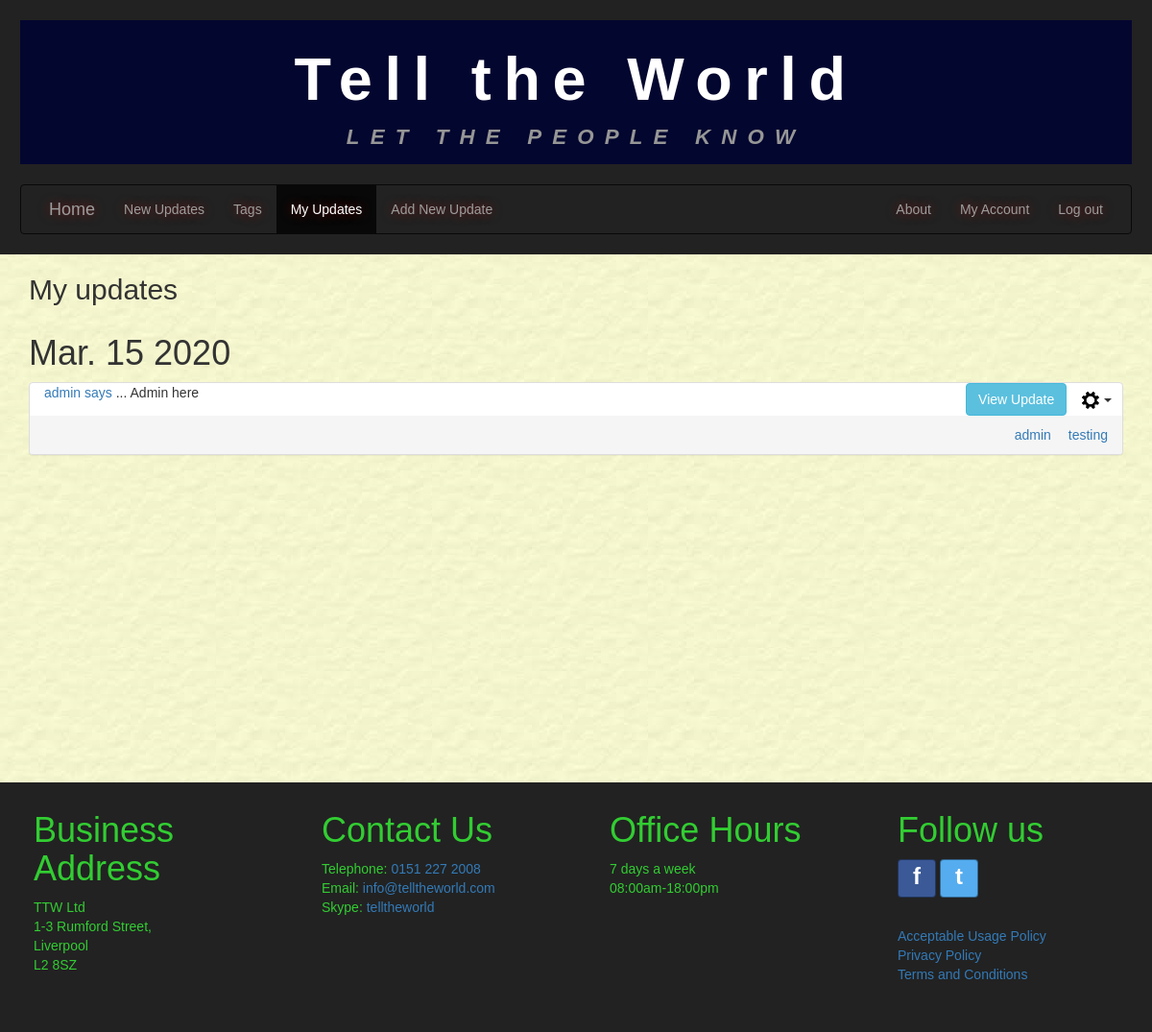
Page /myupdates/ (signed in) on the earlier database version.
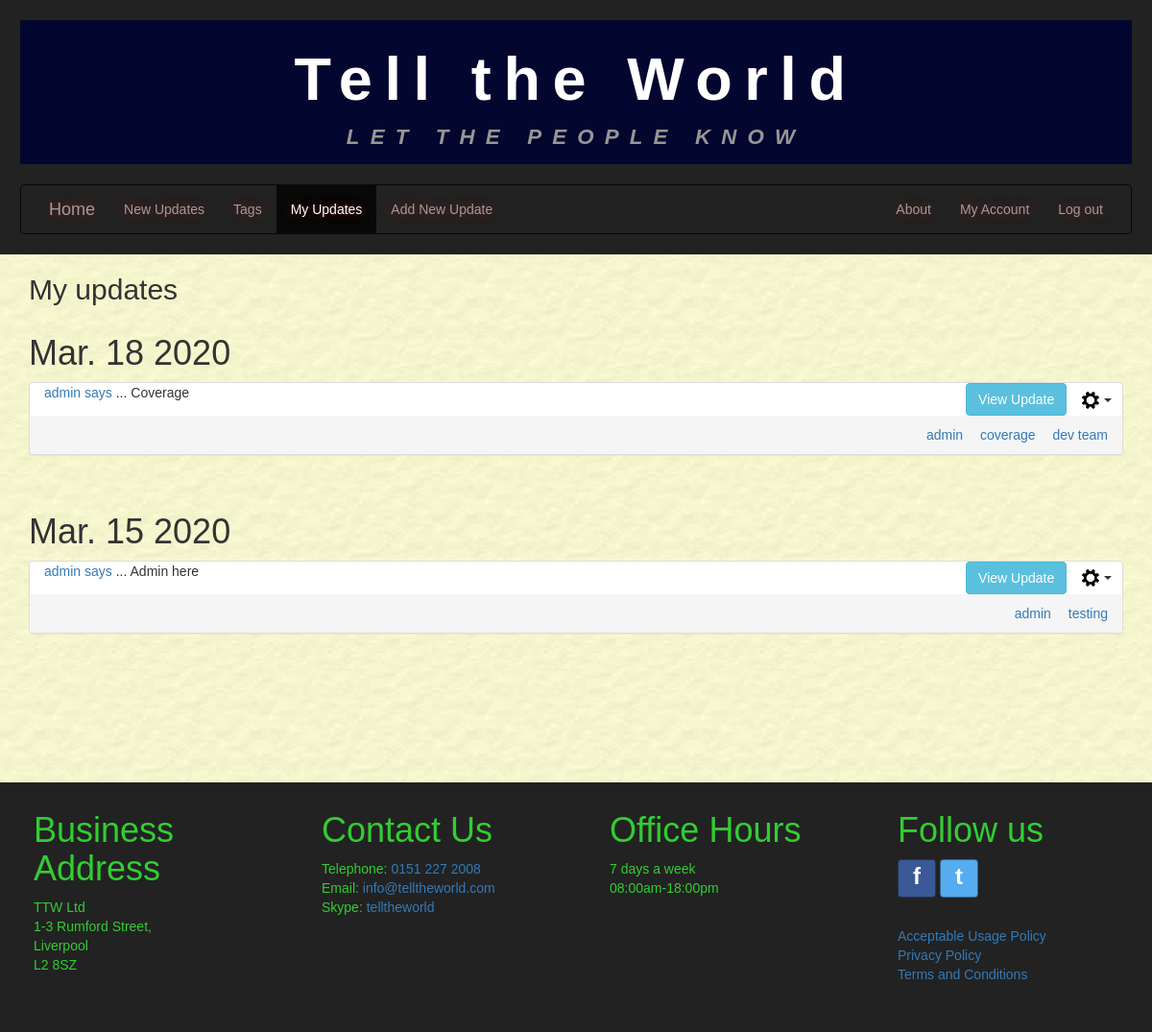
Same page on the later database version.
### tellings/models.py (models this page shows, shortened)
class UserPost(models.Model):
    postID = models.AutoField(primary_key=True, db_column='postID')
    user = models.ForeignKey(settings.AUTH_USER_MODEL, on_delete=models.CASCADE,
                             db_column='user')
    dateOfPost = models.DateTimeField()
    postTitle = models.CharField(max_length=35)
    postText = models.CharField(max_length=255)
    dateOfEdit = models.DateTimeField(null=True, blank=True)
    @property
    def post_tags(self):
        tagmaps = Tagmap.objects.filter(postID=self.postID)
        tagList = sorted([tag.tagID.tagName for tag in tagmaps])
        return tagList
    class Meta:
        verbose_name = "UserPost"
        verbose_name_plural = "UserPosts"

class Tag(models.Model):
    tagID = models.AutoField(primary_key=True, db_column='tagID')
    tagName = models.CharField(max_length=15)
    class Meta:
        ordering = ['tagName']
        verbose_name = "Tag"
        verbose_name_plural = "Tags"

### tellings/views.py (the view)
# urls.py: path('myupdates/', MyUpdatesListView.as_view(), name='myupdates'),
class MyUpdatesListView(LoginRequiredMixin, generic.ListView):
    model = UserPost
    template_name = "tellings/myupdates_list.html"
    paginate_by = 10
    http_method_names = ['get']
    def get_queryset(self):
        user_id = self.request.user.id
        tagName_val = False
        qs = super().get_queryset()
        if 'tagName' in self.request.GET:
            tagName_val = self.request.GET.get('tagName')
            if not Tag.objects.filter(tagName=tagName_val).exists():
                return qs.filter(user=user_id).order_by('-dateOfPost')
        if tagName_val:
            tag = Tag.objects.get(tagName=tagName_val)
            tagmaps = Tagmap.objects.filter(tagID=tag)
            postList = [tm.postID.postID for tm in tagmaps]
            qs = qs.filter(postID__in=postList, user=user_id).order_by('-dateOfPost')
        else:
            qs = qs.filter(user=user_id).order_by('-dateOfPost')
        return qs
    def get_context_data(self, **kwargs):
        context = super(MyUpdatesListView, self).get_context_data(**kwargs)
        current_username = user_id = self.request.user.username
        if 'tagName' in self.request.GET:
            context['tagName'] = self.request.GET.get('tagName')
        context['current_username'] = current_username
        return context

### tellings/templates/tellings/myupdates_list.html (shortened to what this page needs)
{% extends 'tellings/base.html' %}
{% block content %}
  <div class="container-fluid main-content">
    <div class="container currentUserUpdates" id="userUpdates">
        <h2>My updates</h2>
        {% if userpost_list %}
        {% load static %}
        {% regroup userpost_list by dateOfPost|date:"M. d Y" as ordered_post_list %}
        {% for mypost in ordered_post_list %}
        <div class="row">
          <h1>{{ mypost.grouper }}</h1>
          <div class="panel-group">
            {% for item in mypost.list %}
              <div class="panel panel-default" id="panel_post_{{ item.postID }}">
                <div class="panel-header">
                  <div class="col-sm-8 panel-postTitle">
                    <p><a href="{% url 'tellings:myupdates' %}" name="{{ item.user }}">
                       {{ item.user }} says</a> ... <span id="postTitle_{{ item.postID }}">{{ item.postTitle }}</span></p>
                  </div>
                  <div class="col-sm-4 align-panel-text-right">
                    <button class="btn btn-info collapse_btn" data-toggle="collapse" data-target="#collapse{{ item.postID }}">View Update</button>
                    {% if current_username %}
                      {% if item.user.username == current_username %}
                        <div class="btn-group">
                            <button type="button" class="btn dropdown-toggle post-cog-btn" data-toggle="dropdown" aria-haspopup="true" aria-expanded="false">
                              <img src="{% static 'tellings/imgs/settings_cog.png' %}" alt="">
                              <span class = "caret"></span>
                            </button>
                        </div>
                      {% endif %}
                    {% endif %}
                  </div>
                </div>
                <div class="panel-footer align_between">
                  <span class="align-panel-footer-text-left last-edited-text">
                  </span>
                  <span class="align-panel-footer-text-right">
                  {% for tag in item.post_tags %}
                    <a class="tagLink" href="{% url 'tellings:myupdates' %}?tagName={{ tag }}" name="{{ tag }}">{{ tag }}</a>
                  {% endfor %}
                  </span>
                </div>
              </div>
              <br />
            {% endfor %}
          </div>
        </div>
        {% endfor %}
        {% else %}
        <div class="row white-inner-container">
          <br />
          <p>No results found.</p>
        </div>
        {% endif %}
    </div>
  </div>
{% endblock %}

Differences in the rows shown:
added UserPost: user "admin", postTitle "Coverage", post_tags "admin", shown under "Mar. 18 2020"
added Tag: post_tags "coverage"
added Tag: post_tags "dev team"
Other differences:
new list line: "Mar. 18 2020"
